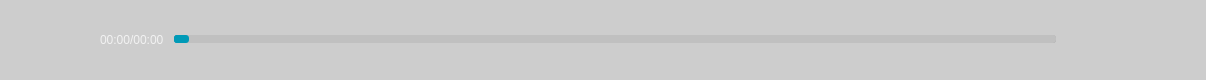
<?xml version="1.0" encoding="UTF-8"?>
<ui version="4.0">
 <class>CustomizedSlider</class>
 <widget class="QWidget" name="CustomizedSlider">
  <property name="geometry">
   <rect>
    <x>0</x>
    <y>0</y>
    <width>1206</width>
    <height>80</height>
   </rect>
  </property>
  <property name="sizePolicy">
   <sizepolicy hsizetype="Expanding" vsizetype="Fixed">
    <horstretch>0</horstretch>
    <verstretch>0</verstretch>
   </sizepolicy>
  </property>
  <property name="minimumSize">
   <size>
    <width>0</width>
    <height>80</height>
   </size>
  </property>
  <property name="maximumSize">
   <size>
    <width>16777215</width>
    <height>80</height>
   </size>
  </property>
  <property name="windowTitle">
   <string>CustomizedSlider</string>
  </property>
  <property name="accessibleDescription">
   <string>customized-slider</string>
  </property>
  <property name="styleSheet">
   <string notr="true">QWidget#CustomizedSlider{
	background-color: transparent;
	border: 0px;
}
QLabel#lblVideoTime{
	background-color: transparent;
	font: 14px 'Montserrat SemiBold';
	color: #F2F2F2;
}
QFrame#frameSlider{
	background-color: rgba(0, 0, 0, 50);
	border: 0px;
	 /*border-image: url(:/images/images/resize-image.svg); */
	
}
QSlider::groove:horizontal {
    border: 0px solid #999999;
    height: 8px; /* the groove expands to the size of the slider by default. by giving it a height, it has a fixed size */
      background: qlineargradient(x1:0, y1:0, x2:0, y2:1, stop:0 #B1B1B1, stop:1  #999999); /*the long slider bar and its color*/
    margin: 0px 0; /* height of handle compared to the entire slider */
	border-radius: 3px;
}

QSlider::handle:horizontal {
    background: qlineargradient(x1:0, y1:0, x2:1, y2:1, stop:0 #009AB7, stop:1 #009AB7); 
    border: 0px solid #5c5c5c;
    width: 15px;
    margin: 0px 0; /* handle is placed by default on the contents rect of the groove. Expand outside the groove. If we want it bigger than the slider, set minus value such as -1*/
    border-radius: 3px;
}


QSlider::add-page:horizontal {
    background: #C0C0C0; 
	 border-radius: 3px;
}
QSlider::sub-page:horizontal {
    background: #009AB7;
	 border-radius: 3px;
}

</string>
  </property>
  <layout class="QVBoxLayout" name="verticalLayout">
   <property name="spacing">
    <number>0</number>
   </property>
   <property name="leftMargin">
    <number>0</number>
   </property>
   <property name="topMargin">
    <number>0</number>
   </property>
   <property name="rightMargin">
    <number>0</number>
   </property>
   <property name="bottomMargin">
    <number>0</number>
   </property>
   <item>
    <widget class="QFrame" name="frameSlider">
     <property name="sizePolicy">
      <sizepolicy hsizetype="Expanding" vsizetype="Expanding">
       <horstretch>0</horstretch>
       <verstretch>0</verstretch>
      </sizepolicy>
     </property>
     <property name="accessibleDescription">
      <string>customized-slider</string>
     </property>
     <property name="frameShape">
      <enum>QFrame::StyledPanel</enum>
     </property>
     <property name="frameShadow">
      <enum>QFrame::Plain</enum>
     </property>
     <layout class="QHBoxLayout" name="horizontalLayout">
      <property name="spacing">
       <number>0</number>
      </property>
      <property name="leftMargin">
       <number>0</number>
      </property>
      <property name="topMargin">
       <number>5</number>
      </property>
      <property name="rightMargin">
       <number>0</number>
      </property>
      <property name="bottomMargin">
       <number>5</number>
      </property>
      <item>
       <spacer name="leftSliderSpacer">
        <property name="orientation">
         <enum>Qt::Horizontal</enum>
        </property>
        <property name="sizeType">
         <enum>QSizePolicy::Fixed</enum>
        </property>
        <property name="sizeHint" stdset="0">
         <size>
          <width>100</width>
          <height>20</height>
         </size>
        </property>
       </spacer>
      </item>
      <item>
       <widget class="QLabel" name="lblVideoTime">
        <property name="maximumSize">
         <size>
          <width>16777215</width>
          <height>20</height>
         </size>
        </property>
        <property name="accessibleDescription">
         <string>customized-slider</string>
        </property>
        <property name="text">
         <string>00:00/00:00</string>
        </property>
       </widget>
      </item>
      <item>
       <spacer name="horizontalSpacer_3">
        <property name="orientation">
         <enum>Qt::Horizontal</enum>
        </property>
        <property name="sizeType">
         <enum>QSizePolicy::Fixed</enum>
        </property>
        <property name="sizeHint" stdset="0">
         <size>
          <width>10</width>
          <height>20</height>
         </size>
        </property>
       </spacer>
      </item>
      <item>
       <widget class="QSlider" name="videoPostionSlider">
        <property name="sliderPosition">
         <number>0</number>
        </property>
        <property name="tracking">
         <bool>true</bool>
        </property>
        <property name="orientation">
         <enum>Qt::Horizontal</enum>
        </property>
        <property name="tickPosition">
         <enum>QSlider::NoTicks</enum>
        </property>
       </widget>
      </item>
      <item>
       <spacer name="rightSliderSpacer">
        <property name="orientation">
         <enum>Qt::Horizontal</enum>
        </property>
        <property name="sizeType">
         <enum>QSizePolicy::Fixed</enum>
        </property>
        <property name="sizeHint" stdset="0">
         <size>
          <width>150</width>
          <height>20</height>
         </size>
        </property>
       </spacer>
      </item>
     </layout>
    </widget>
   </item>
  </layout>
 </widget>
 <resources/>
 <connections/>
</ui>
